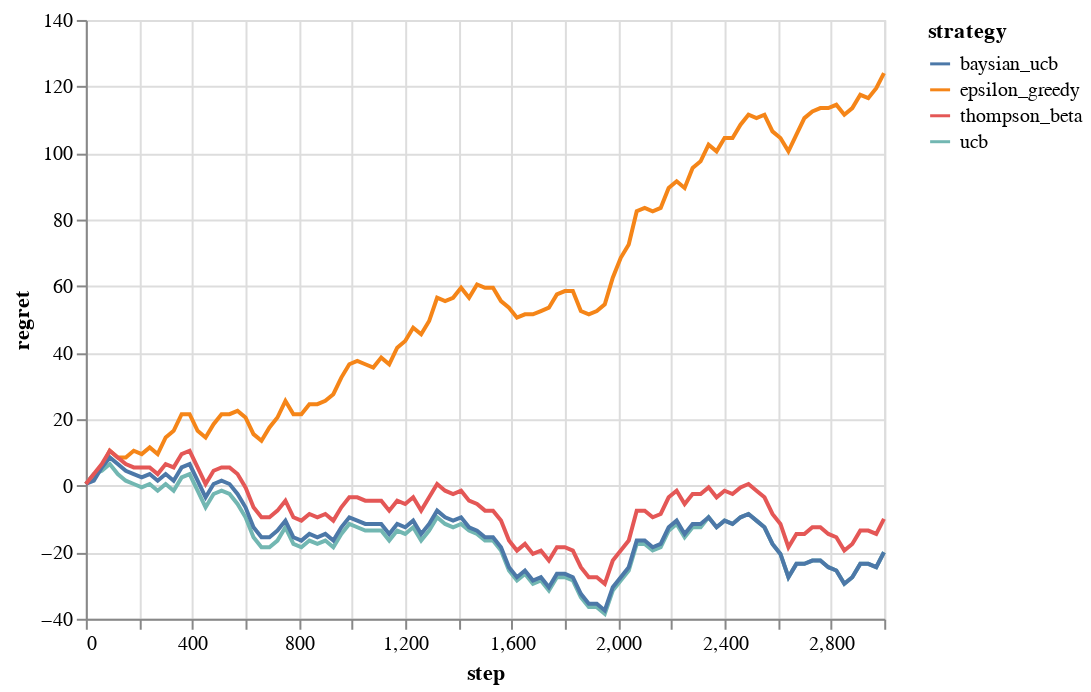

The code cell stored with this chart in its notebook:
### Code cell
env.altair_chart_regret()

### Figure 1 — Vega-Lite specification as saved in the notebook (floating-point values rounded to 4 significant figures; data arrays with more than 128 entries replaced by an {"elided": "..."} marker saying what was removed)
{"config": {"view": {"continuousWidth": 400, "continuousHeight": 300}}, "data": {"name": "data-7d07ddaaf3eaef0cc83f30cb622d07be"}, "mark": "line", "encoding": {"color": {"type": "nominal", "field": "strategy"}, "x": {"type": "quantitative", "field": "step"}, "y": {"type": "quantitative", "field": "regret"}}, "$schema": "https://vega.github.io/schema/vega-lite/v4.8.1.json", "datasets": {"data-7d07ddaaf3eaef0cc83f30cb622d07be": {"elided": "404 records"}}}
